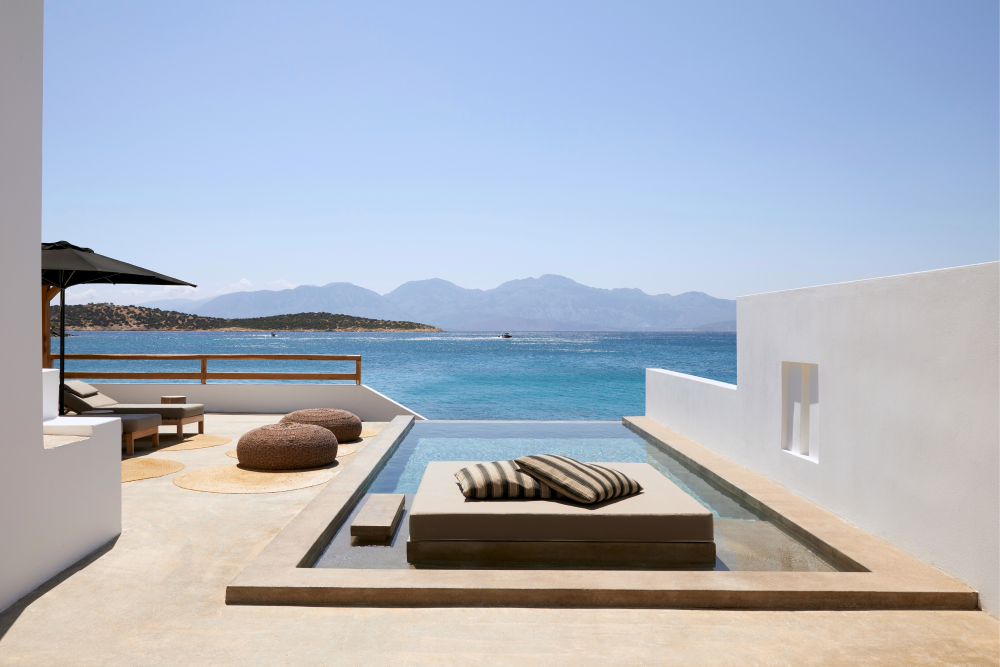
#> input picture 31. Minos Beach Art Hotel_ThreeBedroomVillawithPool.jpg, 3000 x 2000 px (shown at 1/3 size); its folder holds only this picture in this run
$ python -i reel_builder.py   (imports and definitions only)
#> lines starting #> are read from the running program, lines starting #| are printed output that depends on the picture
import glob, os, subprocess, cairosvg
from PIL import Image, ImageOps
CREAM="#F6F1E6"; GOLDL="#EBD9B0"; NAVY="#1E2A38"; DARK="#070c14"
W,H=1080,1920; FPS=30; OPEN=1.8; MID=0.7; CLOSE=3.2; ZMAX=1.08
# [5 lines left out: function gf, not called in this run]
def crop916(p,bx=.5,by=.5,ow=W,oh=H):
#> called with bx = 0.5, by = 0.5, ow = 1080, oh = 1920
    im=ImageOps.exif_transpose(Image.open(p)).convert("RGB"); Wi,Hi=im.size; r=ow/oh; cur=Wi/Hi
#> in crop916, im is the input picture: PIL image 3000x2000 RGB; mean R, G, B 171.5, 178.9, 191.6
#> after `Wi, Hi = im.size`: Wi = 3000; Hi = 2000
#> after `cur = Wi / Hi`: cur = 1.5
    if cur>r: nw=int(round(Hi*r)); x=int(round((Wi-nw)*bx)); im=im.crop((x,0,x+nw,Hi))
#> after `nw = int(round(Hi * r))`: nw = 1125
#> after `x = int(round((Wi - nw) * bx))`: x = 938
#> after `im = im.crop((x, 0, x + nw, Hi))`:
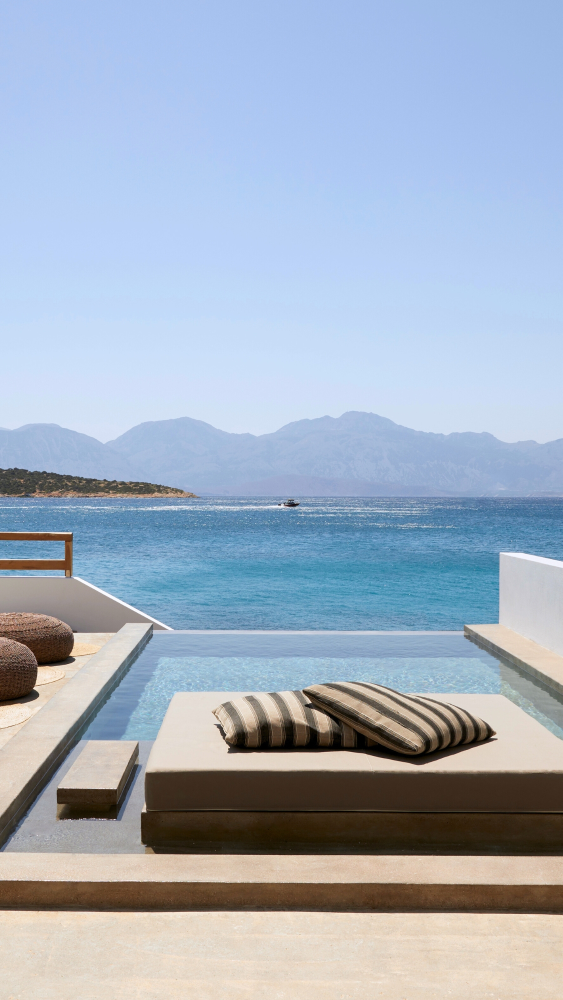
#> im: PIL image 1125x2000 RGB (shown at 1/2 size); mean R, G, B 162.6, 175.7, 192.8
    else: nh=int(round(Wi/r)); y=int(round((Hi-nh)*by)); im=im.crop((0,y,Wi,y+nh))
    return im.resize((ow,oh),Image.LANCZOS)
def static_clip(still,dur,out):
    subprocess.run(["ffmpeg","-y","-loop","1","-i",still,"-t",str(dur),"-r",str(FPS),"-c:v","libx264","-preset","ultrafast","-crf","21","-vf","setsar=1","-pix_fmt","yuv420p",out],capture_output=True)
# [15 lines left out: functions kb_clip, Tx, not called in this run]
def textpng(inner,out):
    svg=f'<svg xmlns="http://www.w3.org/2000/svg" viewBox="0 0 {W} {H}" width="{W}" height="{H}"><defs><filter id="s1" x="-40%" y="-40%" width="180%" height="180%"><feGaussianBlur stdDeviation="9"/></filter><filter id="s2" x="-40%" y="-40%" width="180%" height="180%"><feGaussianBlur stdDeviation="2.5"/></filter><filter id="s3" x="-40%" y="-40%" width="180%" height="180%"><feGaussianBlur stdDeviation="1.3"/></filter></defs>{inner}</svg>'
    cairosvg.svg2png(bytestring=svg.encode(),write_to=out,output_width=W,output_height=H)
# [21 lines left out: function build_reel, not called in this run]

>>> result = crop916('31. Minos Beach Art Hotel_ThreeBedroomVillawithPool.jpg')

$ run again, on 46A29534-3F9B-444E-A06A-B6A5C69A3BF5-e1546802733600.jpg
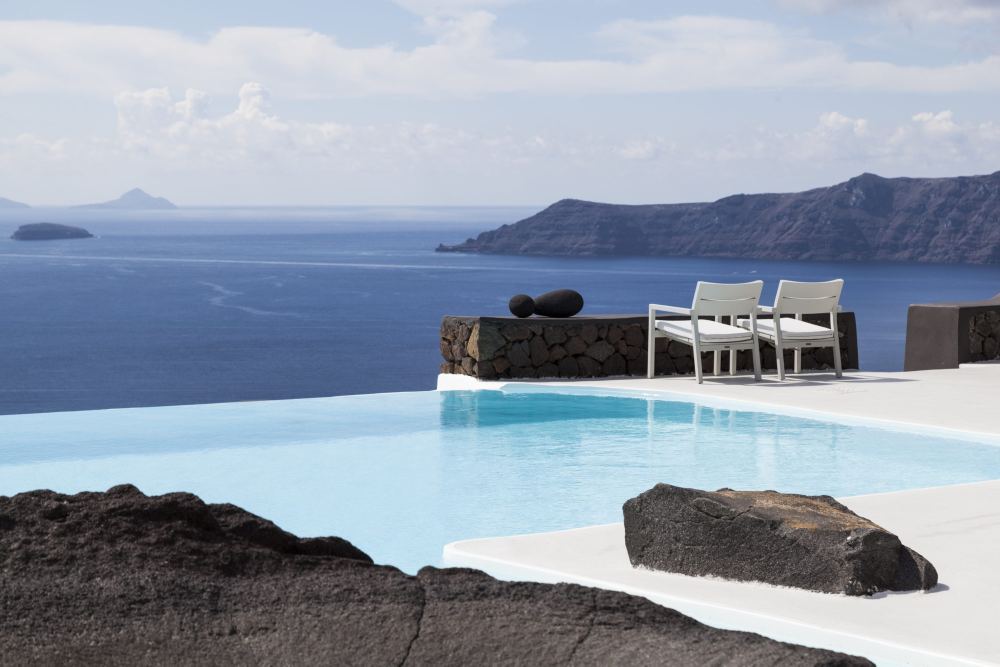
#> input picture 46A29534-3F9B-444E-A06A-B6A5C69A3BF5-e1546802733600.jpg, 2000 x 1333 px (shown at 1/2 size)
#> in crop916, im is the input picture: PIL image 2000x1333 RGB; mean R, G, B 146.3, 157, 172.2
#> in crop916, `im = im.crop((x, 0, x + nw, Hi))`:
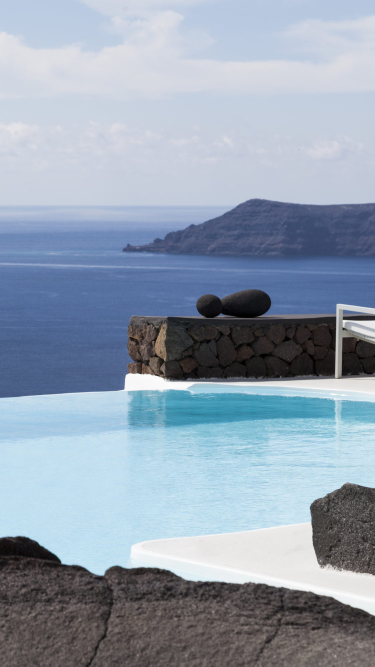
#> im: PIL image 750x1333 RGB (shown at 1/2 size); mean R, G, B 146.3, 159.9, 175.9

$ run again, on Ahu Bay - Anlage + Beach View Häuser.jpg
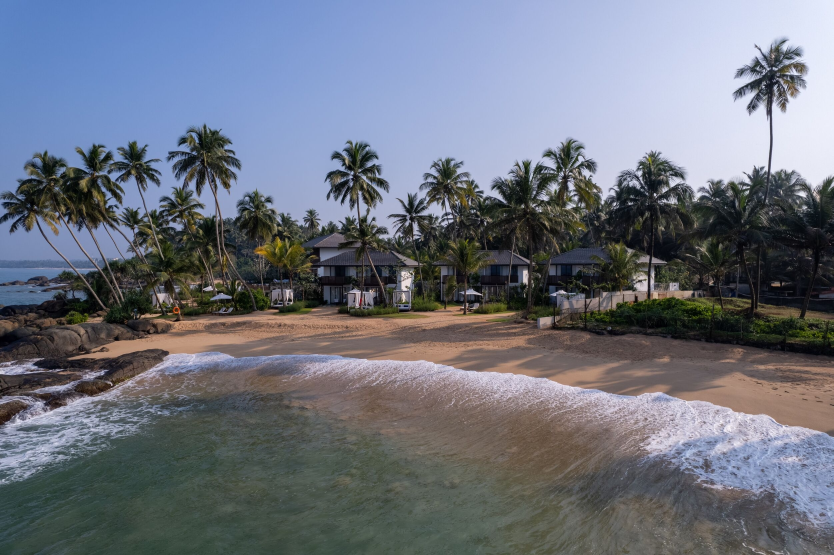
#> input picture Ahu Bay - Anlage + Beach View Häuser.jpg, 2500 x 1665 px (shown at 1/3 size)
#> in crop916, im is the input picture: PIL image 2500x1665 RGB; mean R, G, B 109.1, 114.3, 126
#> in crop916, `im = im.crop((x, 0, x + nw, Hi))`:
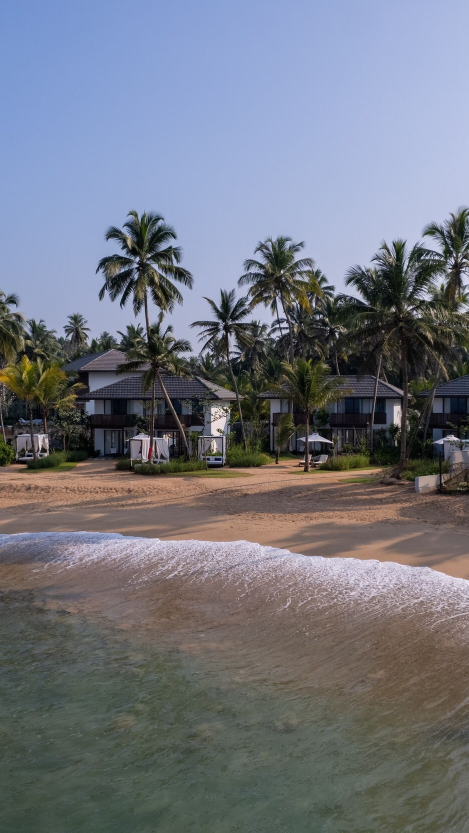
#> im: PIL image 937x1665 RGB (shown at 1/2 size); mean R, G, B 113.6, 116.9, 127
